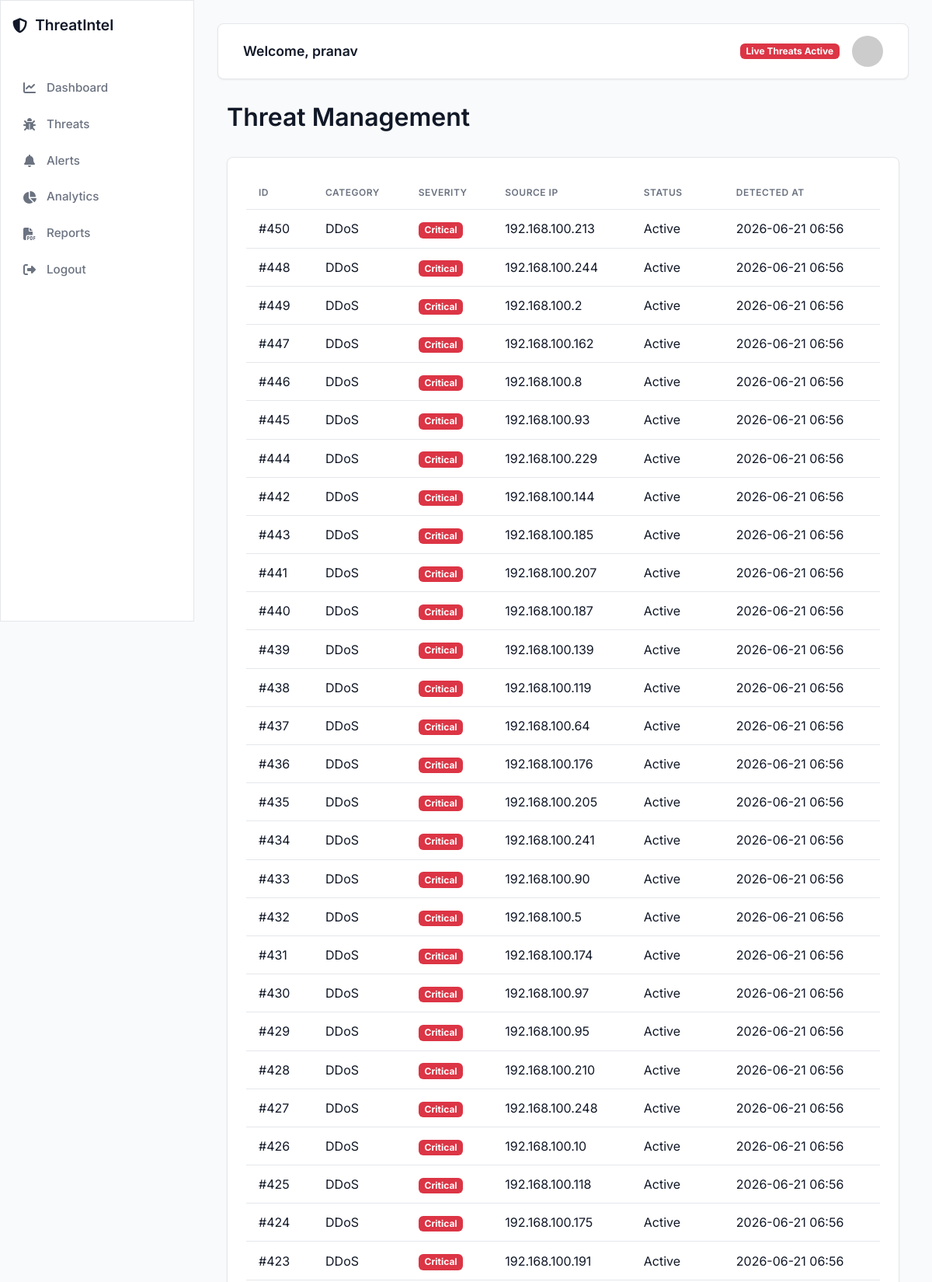
The app's page /threats (signed in, upper part) with its own data.
### app.py (models this page shows)
class Threat(db.Model):
    __tablename__ = 'threats'
    id = db.Column(db.Integer, primary_key=True)
    category = db.Column(db.String(100), nullable=False)
    severity = db.Column(db.String(50), nullable=False) # Critical, High, Medium, Low
    source_ip = db.Column(db.String(50))
    status = db.Column(db.String(20), default='Active')
    timestamp = db.Column(db.DateTime, default=datetime.utcnow)

### app.py (the view)
@app.route('/threats')
def threats():
    if 'user_id' not in session: return redirect(url_for('login'))
    all_threats = Threat.query.order_by(Threat.timestamp.desc()).all()
    return render_template('threats.html', threats=all_threats)

### templates/threats.html
{% extends "base.html" %}
{% block content %}
<div class="d-flex justify-content-between align-items-center mb-4">
    <h2>Threat Management</h2>
</div>
<div class="glass-panel p-4">
    <table class="table table-hover table-borderless">
        <thead style="border-bottom: 1px solid var(--glass-border);">
            <tr>
                <th>ID</th>
                <th>Category</th>
                <th>Severity</th>
                <th>Source IP</th>
                <th>Status</th>
                <th>Detected At</th>
            </tr>
        </thead>
        <tbody>
            {% for threat in threats %}
            <tr>
                <td>#{{ threat.id }}</td>
                <td>{{ threat.category }}</td>
                <td>
                    {% if threat.severity == 'Critical' %}
                        <span class="badge bg-danger">{{ threat.severity }}</span>
                    {% elif threat.severity == 'High' %}
                        <span class="badge bg-warning text-dark">{{ threat.severity }}</span>
                    {% elif threat.severity == 'Medium' %}
                        <span class="badge bg-primary">{{ threat.severity }}</span>
                    {% else %}
                        <span class="badge bg-success">{{ threat.severity }}</span>
                    {% endif %}
                </td>
                <td>{{ threat.source_ip }}</td>
                <td>{{ threat.status }}</td>
                <td>{{ threat.timestamp.strftime('%Y-%m-%d %H:%M') }}</td>
            </tr>
            {% else %}
            <tr>
                <td colspan="6" class="text-center">No threats detected yet.</td>
            </tr>
            {% endfor %}
        </tbody>
    </table>
</div>
{% endblock %}

### templates/base.html (shortened to what this page needs)
<!DOCTYPE html>
<html lang="en">
<head>
    <link href="https://cdn.jsdelivr.net/npm/bootstrap@5.3.0/dist/css/bootstrap.min.css" rel="stylesheet">
    <link rel="stylesheet" href="https://cdnjs.cloudflare.com/ajax/libs/font-awesome/6.4.0/css/all.min.css">
    <link rel="stylesheet" href="{{ url_for('static', filename='css/style.css') }}">
</head>
<body class="light-mode">
    <nav class="sidebar glass-panel">
        <div class="sidebar-header">
            <h3><i class="fa-solid fa-shield-halved"></i> ThreatIntel</h3>
        </div>
        <ul class="list-unstyled components">
            <li><a href="{{ url_for('dashboard') }}"><i class="fa-solid fa-chart-line"></i> Dashboard</a></li>
            <li><a href="{{ url_for('threats') }}"><i class="fa-solid fa-bug"></i> Threats</a></li>
            <li><a href="{{ url_for('alerts') }}"><i class="fa-solid fa-bell"></i> Alerts</a></li>
            <li><a href="{{ url_for('analytics') }}"><i class="fa-solid fa-chart-pie"></i> Analytics</a></li>
            <li><a href="{{ url_for('reports') }}"><i class="fa-solid fa-file-pdf"></i> Reports</a></li>
            <li><a href="{{ url_for('logout') }}"><i class="fa-solid fa-sign-out-alt"></i> Logout</a></li>
        </ul>
    </nav>
    <div id="content">
        <nav class="navbar navbar-expand-lg glass-panel mb-4">
            <div class="container-fluid">
                <span class="navbar-brand">Welcome, {{ session.get('username', 'Analyst') }}</span>
                <div class="d-flex align-items-center">
                    <span class="badge bg-danger me-3 pulse">Live Threats Active</span>
                    <img src="https://ui-avatars.com/api/?name={{ session.get('username', 'User') }}&background=random" class="rounded-circle" width="40" alt="Avatar">
                </div>
            </div>
        </nav>
        <div class="container-fluid">
            {% block content %}{% endblock %}
        </div>
    </div>
</body>
</html>

### static/css/style.css (style rules this page uses)
:root { --bg-body: #f9fafb; --bg-surface: #ffffff; --border-color: #e5e7eb; --text-primary: #111827; --text-secondary: #6b7280; --primary-color: #2563eb; --primary-hover: #1d4ed8; --danger-color: #dc2626; --warning-color: #d97706; --success-color: #059669; --sidebar-bg: #ffffff; }
body { background-color: var(--bg-body); color: var(--text-primary); font-family: 'Inter', sans-serif; min-height: 100vh; display: flex; margin: 0; overflow-x: hidden; }
.glass-panel { background: var(--bg-surface); border: 1px solid var(--border-color); border-radius: 8px; box-shadow: 0 1px 3px 0 rgba(0, 0, 0, 0.05), 0 1px 2px -1px rgba(0, 0, 0, 0.05); }
.sidebar { min-width: 250px; max-width: 250px; height: 100vh; position: fixed; top: 0; left: 0; padding: 20px 15px; z-index: 100; background: var(--sidebar-bg); border-right: 1px solid var(--border-color); border-radius: 0; box-shadow: none; }
.sidebar-header { padding-bottom: 20px; margin-bottom: 20px; }
.sidebar-header h3 { color: var(--text-primary); font-weight: 600; font-size: 1.2rem; display: flex; align-items: center; gap: 10px; }
.sidebar ul.components { padding: 0; }
.sidebar ul li a { padding: 10px 12px; display: flex; align-items: center; color: var(--text-secondary); text-decoration: none; border-radius: 6px; transition: all 0.2s ease; margin-bottom: 4px; font-weight: 500; font-size: 0.95rem; }
.sidebar ul li a i { margin-right: 12px; width: 20px; text-align: center; font-size: 1rem; }
#content { width: calc(100% - 250px); margin-left: 250px; padding: 30px; }
.navbar { padding: 15px 20px; margin-bottom: 30px !important; }
.navbar-brand { font-weight: 600; color: var(--text-primary); font-size: 1.1rem; }
.pulse { animation: pulse-animation 2s infinite; }
h4, h2 { font-weight: 600; color: var(--text-primary); }
.table { margin-bottom: 0; }
.table th { font-weight: 600; color: var(--text-secondary); text-transform: uppercase; font-size: 0.75rem; letter-spacing: 0.5px; border-bottom: 1px solid var(--border-color) !important; padding: 12px 16px; }
.table td { padding: 12px 16px; vertical-align: middle; color: var(--text-primary); border-bottom: 1px solid var(--border-color); }

### records on screen
Threat: id "450", category "DDoS", severity "Critical", source_ip "192.168.100.213", status "Active", timestamp "2026-06-21 06:56"
Threat: id "448", category "DDoS", severity "Critical", source_ip "192.168.100.244", status "Active", timestamp "2026-06-21 06:56"
Threat: id "449", category "DDoS", severity "Critical", source_ip "192.168.100.2", status "Active", timestamp "2026-06-21 06:56"
Threat: id "447", category "DDoS", severity "Critical", source_ip "192.168.100.162", status "Active", timestamp "2026-06-21 06:56"
Threat: id "446", category "DDoS", severity "Critical", source_ip "192.168.100.8", status "Active", timestamp "2026-06-21 06:56"
Threat: id "445", category "DDoS", severity "Critical", source_ip "192.168.100.93", status "Active", timestamp "2026-06-21 06:56"
Threat: id "444", category "DDoS", severity "Critical", source_ip "192.168.100.229", status "Active", timestamp "2026-06-21 06:56"
Threat: id "442", category "DDoS", severity "Critical", source_ip "192.168.100.144", status "Active", timestamp "2026-06-21 06:56"
Threat: id "443", category "DDoS", severity "Critical", source_ip "192.168.100.185", status "Active", timestamp "2026-06-21 06:56"
Threat: id "441", category "DDoS", severity "Critical", source_ip "192.168.100.207", status "Active", timestamp "2026-06-21 06:56"
Threat: id "440", category "DDoS", severity "Critical", source_ip "192.168.100.187", status "Active", timestamp "2026-06-21 06:56"
Threat: id "439", category "DDoS", severity "Critical", source_ip "192.168.100.139", status "Active", timestamp "2026-06-21 06:56"
Threat: id "438", category "DDoS", severity "Critical", source_ip "192.168.100.119", status "Active", timestamp "2026-06-21 06:56"
Threat: id "437", category "DDoS", severity "Critical", source_ip "192.168.100.64", status "Active", timestamp "2026-06-21 06:56"
Threat: id "436", category "DDoS", severity "Critical", source_ip "192.168.100.176", status "Active", timestamp "2026-06-21 06:56"
Threat: id "435", category "DDoS", severity "Critical", source_ip "192.168.100.205", status "Active", timestamp "2026-06-21 06:56"
Threat: id "434", category "DDoS", severity "Critical", source_ip "192.168.100.241", status "Active", timestamp "2026-06-21 06:56"
Threat: id "433", category "DDoS", severity "Critical", source_ip "192.168.100.90", status "Active", timestamp "2026-06-21 06:56"
Threat: id "432", category "DDoS", severity "Critical", source_ip "192.168.100.5", status "Active", timestamp "2026-06-21 06:56"
Threat: id "431", category "DDoS", severity "Critical", source_ip "192.168.100.174", status "Active", timestamp "2026-06-21 06:56"
Threat: id "430", category "DDoS", severity "Critical", source_ip "192.168.100.97", status "Active", timestamp "2026-06-21 06:56"
Threat: id "429", category "DDoS", severity "Critical", source_ip "192.168.100.95", status "Active", timestamp "2026-06-21 06:56"
Threat: id "428", category "DDoS", severity "Critical", source_ip "192.168.100.210", status "Active", timestamp "2026-06-21 06:56"
Threat: id "427", category "DDoS", severity "Critical", source_ip "192.168.100.248", status "Active", timestamp "2026-06-21 06:56"
Threat: id "426", category "DDoS", severity "Critical", source_ip "192.168.100.10", status "Active", timestamp "2026-06-21 06:56"
Threat: id "425", category "DDoS", severity "Critical", source_ip "192.168.100.118", status "Active", timestamp "2026-06-21 06:56"
Threat: id "424", category "DDoS", severity "Critical", source_ip "192.168.100.175", status "Active", timestamp "2026-06-21 06:56"
Threat: id "423", category "DDoS", severity "Critical", source_ip "192.168.100.191", status "Active", timestamp "2026-06-21 06:56"

### other values on screen
{{ session.get('username', 'Analyst') }} "pranav"
